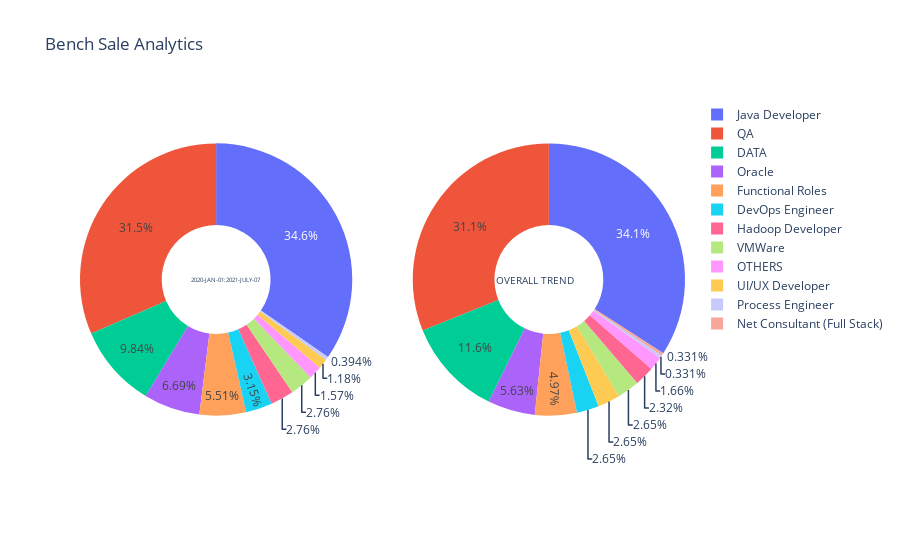

Here is the notebook cell this chart was saved with:
### Code cell
import plotly.graph_objects as go
from plotly.subplots import make_subplots

# Create subplots: use 'domain' type for Pie subplot
fig = make_subplots(rows=1, cols=2, specs=[[{'type':'domain'}, {'type':'domain'}]])
fig.add_trace(go.Pie(labels=ppo['index'], values=ppo['Technology']),
              1, 1)
fig.add_trace(go.Pie(labels=ppl['index'], values=ppl['Technology']),
              1, 2)

# Use `hole` to create a donut-like pie chart
fig.update_traces(hole=.4, hoverinfo="label+percent+name")

fig.update_layout(
    title_text="Bench Sale Analytics",
    # Add annotations in the center of the donut pies.
    annotations=[dict(text='2020-JAN-01:2021-JULY-07', x=0.18, y=0.5, font_size=6, showarrow=False),
                 dict(text='OVERALL TREND', x=0.82, y=0.5, font_size=10, showarrow=False)])
fig.show()

### Figure 1 — Plotly figure (JSON) as saved in the notebook; plotly's stock layout.template omitted (floating-point values rounded to 4 significant figures)
{"data": [{"domain": {"x": [0, 0.45], "y": [0, 1]}, "hole": 0.4, "hoverinfo": "label+percent+name", "labels": ["Java Developer", "QA", "DATA", "Oracle", "Functional Roles", "DevOps Engineer", "Hadoop Developer", "VMWare", "OTHERS", "UI/UX Developer", "Process Engineer"], "type": "pie", "values": [88, 80, 25, 17, 14, 8, 7, 7, 4, 3, 1]}, {"domain": {"x": [0.55, 1], "y": [0, 1]}, "hole": 0.4, "hoverinfo": "label+percent+name", "labels": ["Java Developer", "QA", "DATA", "Oracle", "Functional Roles", "DevOps Engineer", "UI/UX Developer", "VMWare", "Hadoop Developer", "OTHERS", "Process Engineer", "Net Consultant (Full Stack)"], "type": "pie", "values": [103, 94, 35, 17, 15, 8, 8, 8, 7, 5, 1, 1]}], "layout": {"annotations": [{"font": {"size": 6}, "showarrow": false, "text": "2020-JAN-01:2021-JULY-07", "x": 0.18, "y": 0.5}, {"font": {"size": 10}, "showarrow": false, "text": "OVERALL TREND", "x": 0.82, "y": 0.5}], "title": {"text": "Bench Sale Analytics"}}}
